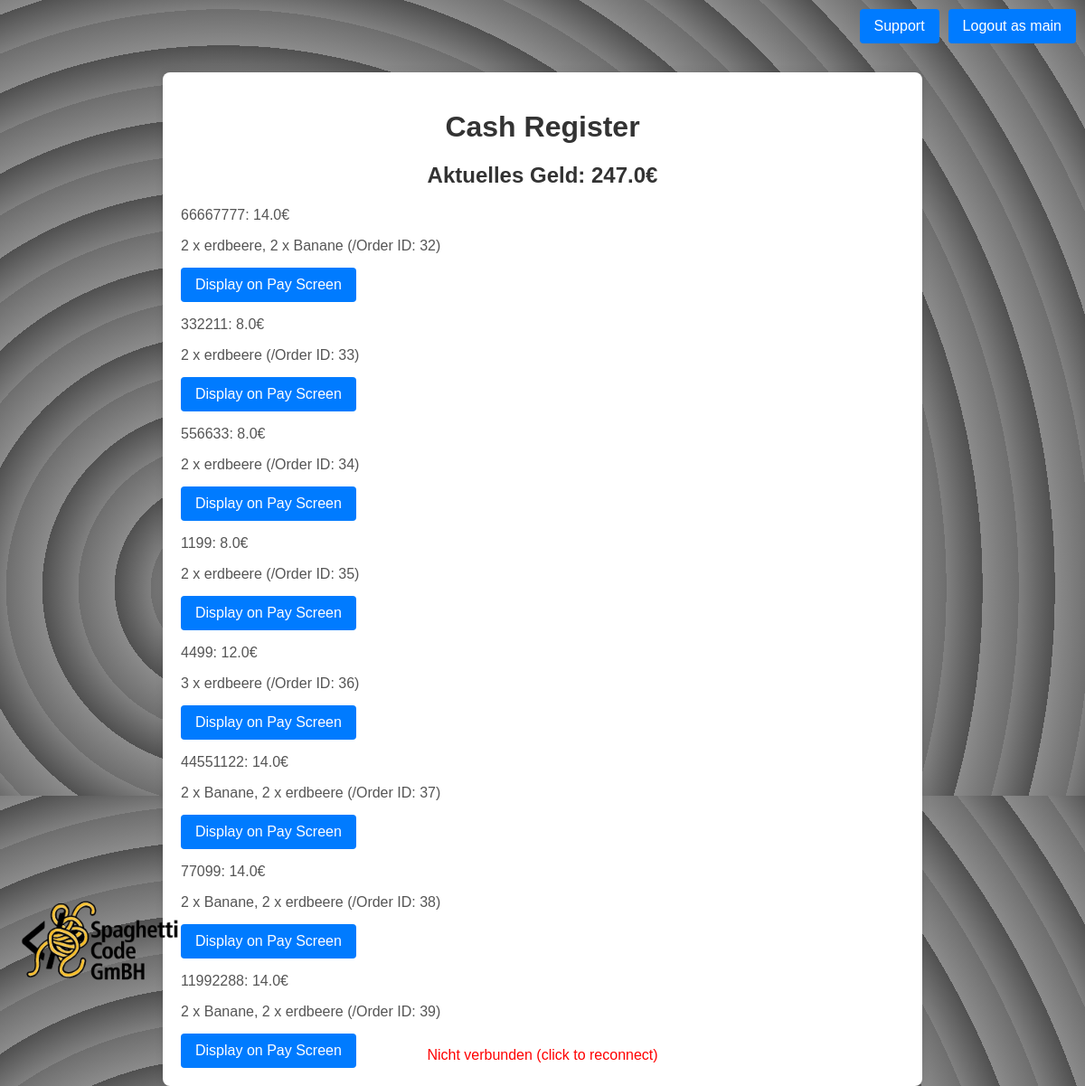
The app's page /pay/ (signed in), older data.
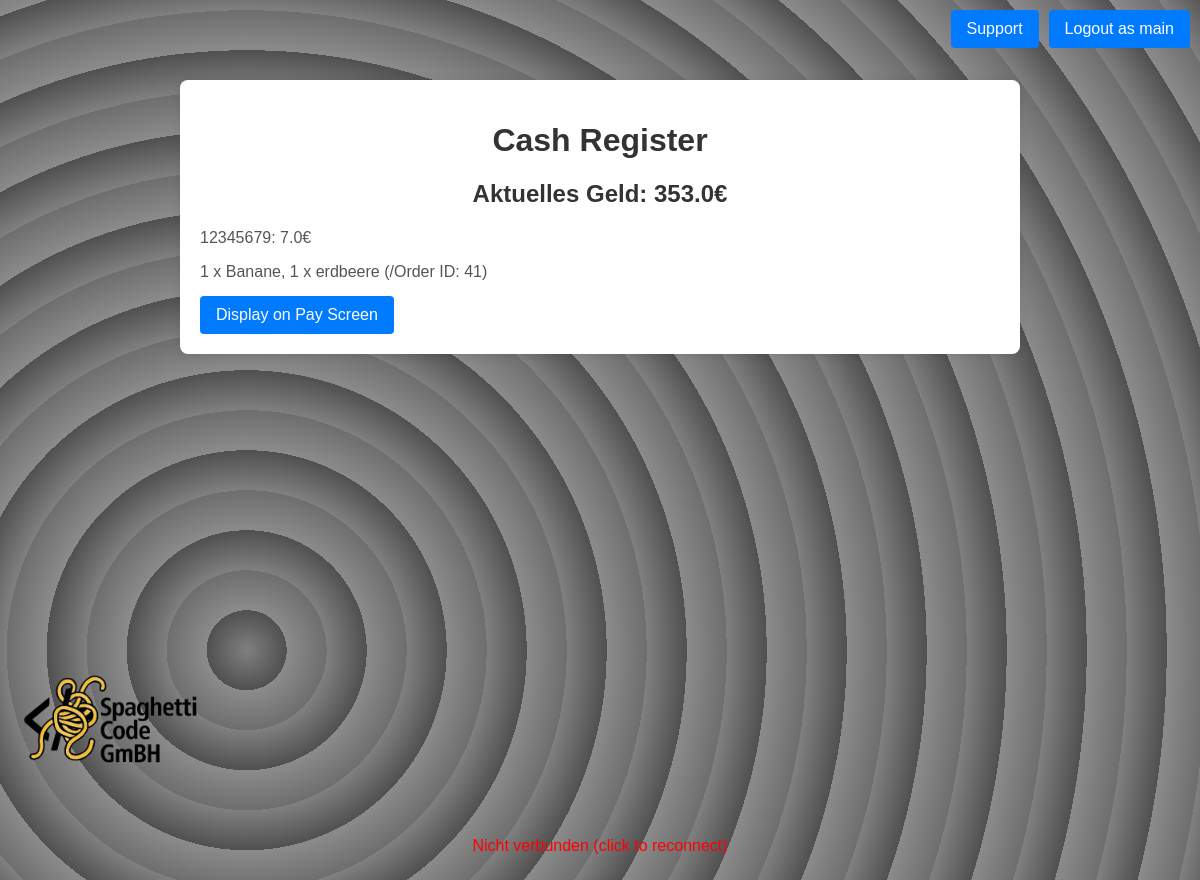
The same page, newer data.
### main/models.py (models this page shows, shortened)
class Order(models.Model):
    customer = models.ForeignKey(Customers, on_delete=models.CASCADE)
    time = models.DateTimeField(auto_now_add=True)
    price = models.FloatField() # Dieser Preis sollte die Summe der Produktpreise * Mengen sein
    payed = models.BooleanField(default=False)
    products = models.ManyToManyField(Product, through='OrderItem')

class Customers(models.Model):
    id = models.AutoField(primary_key=True)

class OrderItem(models.Model):
    order = models.ForeignKey(Order, on_delete=models.CASCADE)
    product = models.ForeignKey(Product, on_delete=models.CASCADE)
    quantity = models.IntegerField(default=1) # Die Menge des Produkts in dieser Bestellung
    class Meta:
        unique_together = ('order', 'product')

class Product(models.Model):
    name = models.CharField(max_length=50)
    price = models.FloatField()
    shop = models.ForeignKey("Shop", on_delete=models.CASCADE)

### main/views.py (the view)
# urls.py: path("pay/", cash_register, name="cash_register"),
def cash_register(request):
    if not request.user.is_staff:
        log(f"{request.user.username} tried to access cash register page, but failed because he is not a staff member", 2)
        messages.error(request, 'You are not allowed to access this page, because you are not a staff member')
        return redirect('index')
    log(f"{request.user.username} accessed {request.META.get('HTTP_REFERER', '/')} page")
    orders = Order.objects.filter(payed=False)
    current_money = sum(income.price for income in Income.objects.all())
    print(current_money)
    order = orders.first()
    if order:
        for order_item in order.orderitem_set.all():
            print("Order product quantity: ", order_item.quantity)
    return render(request, 'cash_register.html', {'orders': orders, 'income': current_money})

### main/log.py (called while the page is built, shortened)
def log(message, level=0):
    info = None
    if level == 0:
        info = ('[Info] ' + message + ' --at-- ' + str(datetime.now()))
    elif level == 1:
        info = ('[Warning] ' + message + ' --at-- ' + str(datetime.now()))
    elif level == 2:
        info = ('[Error] ' + message + ' --at-- ' + str(datetime.now()))
    elif level == 3:
        info = ('[Critical Error] ' + message + ' --at-- ' + str(datetime.now()))
    os.makedirs('logs', exist_ok=True)
    with open('logs/log-' + str(dt.date.today()) + '.txt', 'a') as f:
        f.write(info + '\n')

### main/templates/cash_register.html (shortened to what this page needs)
{% extends "base.html" %}
{% block content %}
<div class="container" style="max-width: 800px; margin: 80px auto; background: #fff; padding: 20px; border-radius: 8px; box-shadow: 0 0 10px rgba(0,0,0,0.1);">
    <h1>Cash Register</h1>
    <h2>Aktuelles Geld: <span id="income">{{ income }}</span>€</h2>
    <div id="connection" style="position: fixed; bottom: 20px; left: 50%; transform: translateX(-50%); text-align: center;">
        <p id="connection-status" style="margin: 0; padding: 5px; border-radius: 4px; cursor: pointer; color: red;">
        </p>
    </div>
    <div id="orders">
        {% for order in orders %}
            <div class="order" id="order-{{ order.id }}">
                <p>{{ order.customer.id }}: {{ order.price }}€</p>
                <p>
                    {% for product in order.orderitem_set.all %}
                        {{ product.quantity }} x {{ product.product.name }}{% if not forloop.last %}, {% endif %}
                    {% endfor %}
                    ({{ order.created_at|date:"d.m.Y H:i" }}/Order ID: {{ order.id }})
                </p>
                <button class="display-pay-button" data-order-id="{{ order.id }}">
                    Display on Pay Screen
                </button>
            </div>
        {% endfor %}
    </div>
</div>
{% endblock content %}

Row changes from the older to the newer data that the page shows:
no longer on this page (row edited): Order: customer.id "66667777", price "14.0", id "32"
no longer on this page (row unchanged): OrderItem: quantity "2", product.name "erdbeere", shown under "66667777"
no longer on this page (row unchanged): OrderItem: quantity "2", product.name "Banane", shown under "66667777"
no longer on this page (row edited): Order: customer.id "332211", price "8.0", id "33"
no longer on this page (row unchanged): OrderItem: quantity "2", product.name "erdbeere", shown under "332211"
no longer on this page (row edited): Order: customer.id "556633", price "8.0", id "34"
no longer on this page (row unchanged): OrderItem: quantity "2", product.name "erdbeere", shown under "556633"
no longer on this page (row edited): Order: customer.id "1199", price "8.0", id "35"
no longer on this page (row unchanged): OrderItem: quantity "2", product.name "erdbeere", shown under "1199"
no longer on this page (row edited): Order: customer.id "4499", price "12.0", id "36"
no longer on this page (row unchanged): OrderItem: quantity "3", product.name "erdbeere", shown under "4499"
no longer on this page (row edited): Order: customer.id "44551122", price "14.0", id "37"
no longer on this page (row unchanged): OrderItem: quantity "2", product.name "Banane", shown under "44551122"
no longer on this page (row unchanged): OrderItem: quantity "2", product.name "erdbeere", shown under "44551122"
no longer on this page (row edited): Order: customer.id "77099", price "14.0", id "38"
no longer on this page (row unchanged): OrderItem: product.name "Banane", shown under "77099"
no longer on this page (row unchanged): OrderItem: quantity "2", product.name "erdbeere", shown under "77099"
no longer on this page (row edited): Order: customer.id "11992288", price "14.0", id "39"
no longer on this page (row unchanged): OrderItem: product.name "Banane", shown under "11992288"
no longer on this page (row unchanged): OrderItem: quantity "2", product.name "erdbeere", shown under "11992288"
added Order: customer.id "12345679", price "7.0", id "41"
added OrderItem: quantity "1", product.name "Banane", shown under "12345679"
added OrderItem: quantity "1", product.name "erdbeere", shown under "12345679"
Text that changed along with them:
{{ income }}: "247.0" → "353.0"
